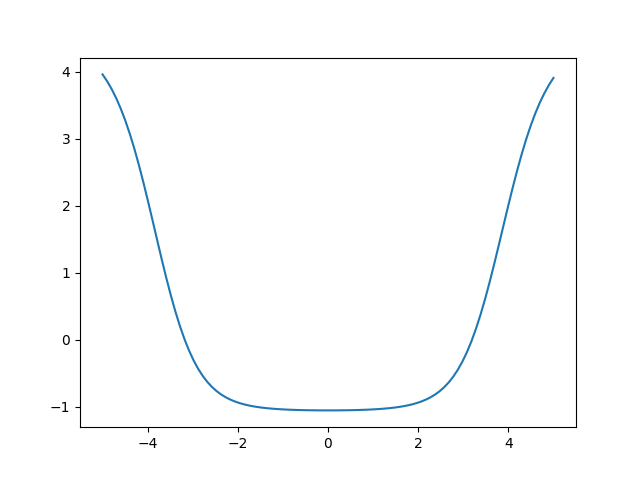

This figure's Python source:
from ODEsolver import *

f0=lambda x,y:x
f1=lambda x,y:x**2-y
f=[f0,f1]
y0=0

model=ODEsolver(f,y0)

model.add(Dense(10, activation='tanh',input_shape=(1,)))
model.add(Dense(1, activation='tanh'))
model.add(Dense(1, activation='linear'))

model.summary()

model.compile(optimizer=RMSprop(),metrics=['loss'])

x=tf.linspace(-5,5,100)
history=model.fit(x,epochs=500,verbose=1)

import matplotlib.pyplot as plt
a=model.predict(x)
plt.plot(x,a)
plt.show()
